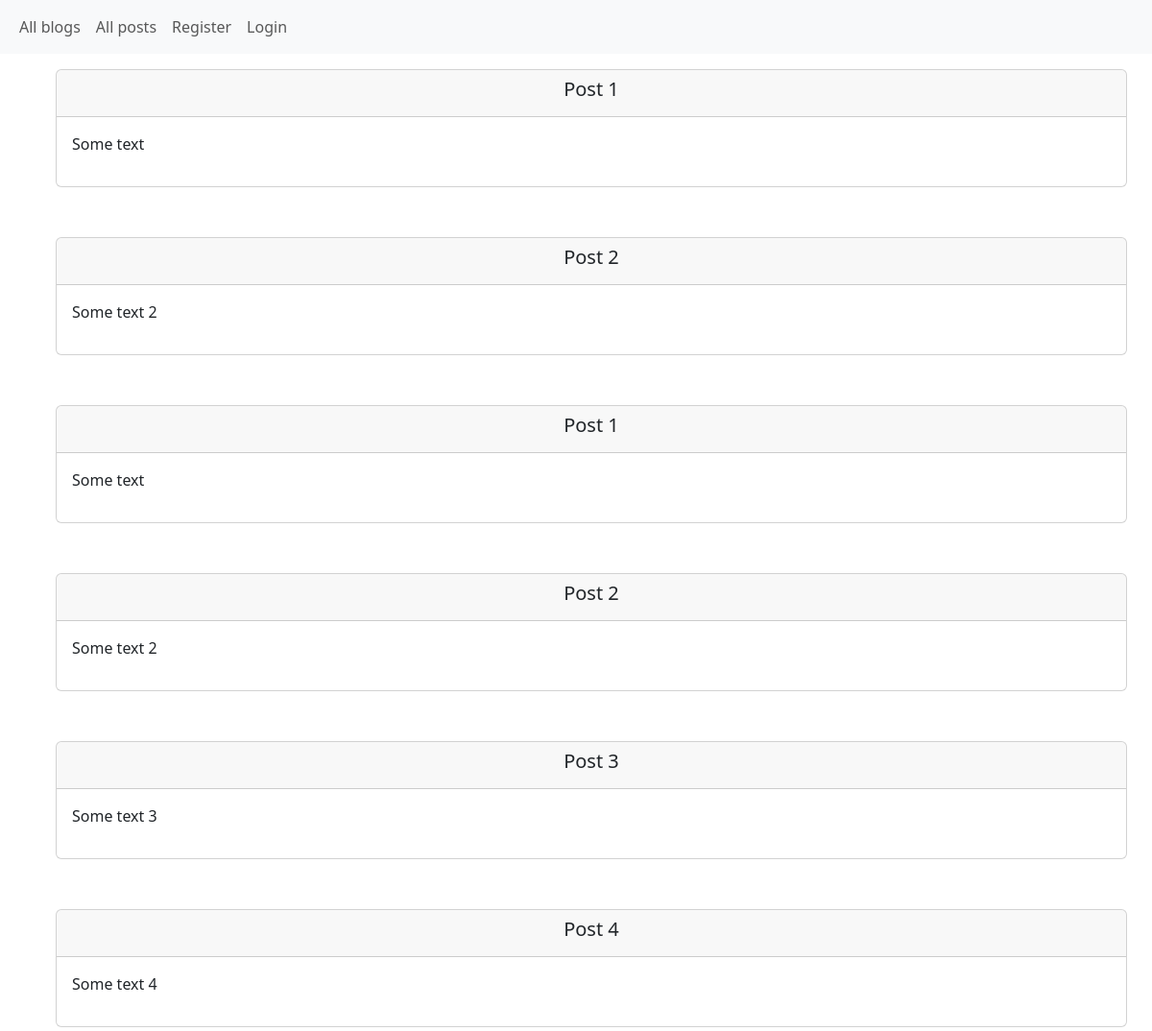
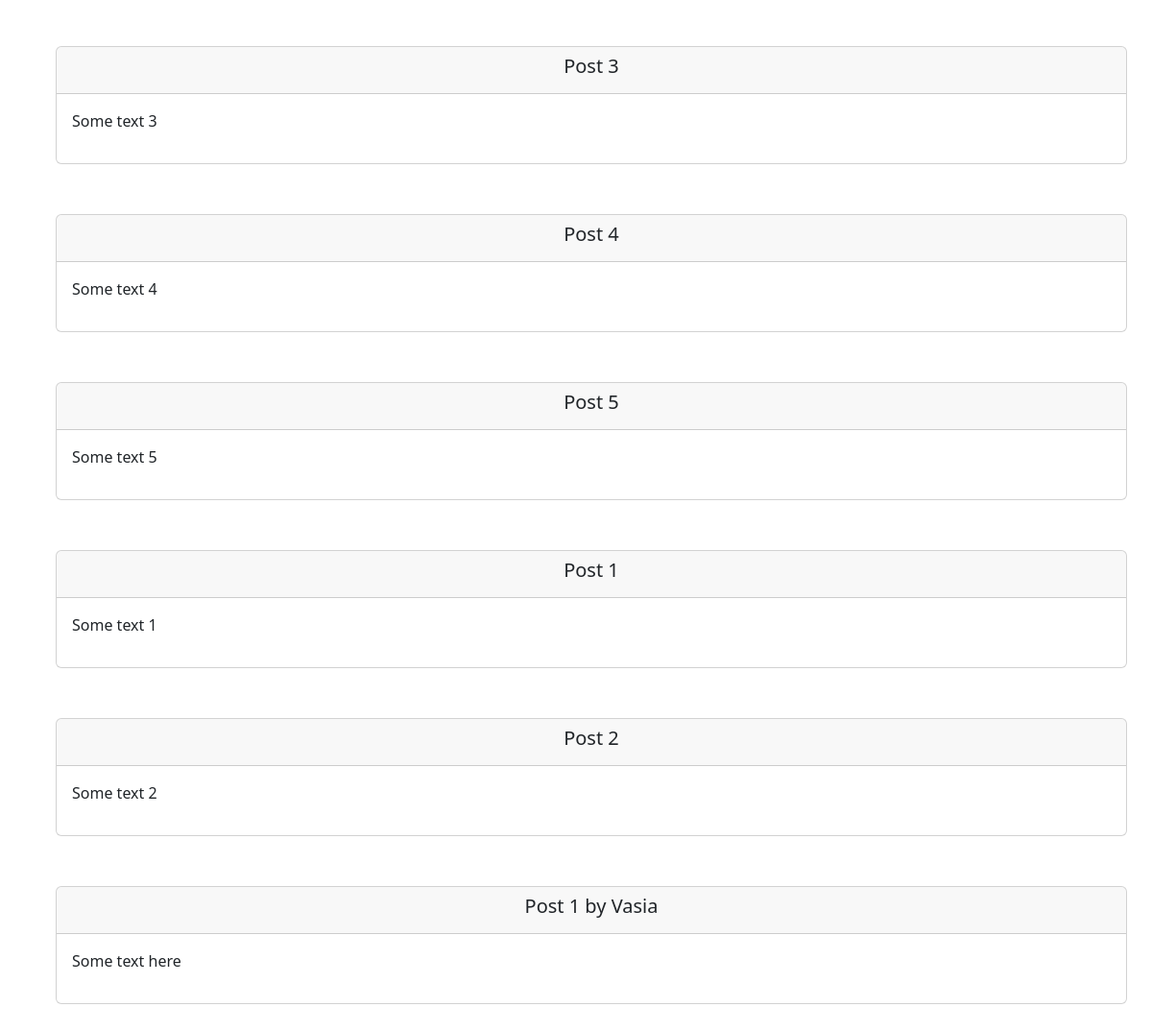
/posts/, run on the app's committed database (2 pictures, top to bottom).
### posts/models.py (models this page shows)
class Post(models.Model):
    blog = models.ForeignKey(Blog, on_delete=models.CASCADE, related_name='posts')
    title = models.CharField(max_length=128, blank=False)
    content = models.TextField(max_length=2048, blank=False)
    creation_date = models.DateTimeField(auto_now=True)
    edition_date = models.DateTimeField(auto_now=True)

### posts/views.py (the view)
# urls.py: path('', views.list_post, name='post_list'),
def list_post(request):
    posts = Post.objects.all()
    ctx = {'title': 'All posts',
           'posts': list(posts),}
    return render(request, 'post_list.html', ctx)

### posts/templates/post_list.html (shortened to what this page needs)
{% extends 'base.html' %}
{% block content %}
<div class="container">
    {% for post in posts %}
    <div class="row">
        <div class="col-md-12 m-3">
            <div class="card">
                <div class="card-header text-center">
                    <h5>{{ post.title }}</h5>
                </div>
                <div class="card-body">
                    <p>{{ post.content }}</p>
                </div>
            </div>
        </div>
    </div>
    {% endfor %}
</div>
{% endblock %}

### static/css/style.css (style rules this page uses)
div.card { margin-bottom: 20px; }

### data on the page
Post: title "Post 1", content "Some text"
Post: title "Post 2", content "Some text 2"
Post: title "Post 1", content "Some text"
Post: title "Post 2", content "Some text 2"
Post: title "Post 3", content "Some text 3"
Post: title "Post 4", content "Some text 4"
Post: title "Post 3", content "Some text 3"
Post: title "Post 4", content "Some text 4"
Post: title "Post 5", content "Some text 5"
Post: title "Post 1", content "Some text 1"
Post: title "Post 2", content "Some text 2"
Post: title "Post 1 by Vasia", content "Some text here"
